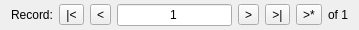
<?xml version="1.0" encoding="UTF-8"?>
<ui version="4.0">
 <class>RecordNavigation</class>
 <widget class="QWidget" name="RecordNavigation">
  <property name="geometry">
   <rect>
    <x>0</x>
    <y>0</y>
    <width>359</width>
    <height>30</height>
   </rect>
  </property>
  <property name="windowTitle">
   <string>Record Navigation</string>
  </property>
  <layout class="QHBoxLayout" name="horizontalLayout">
   <property name="topMargin">
    <number>2</number>
   </property>
   <property name="bottomMargin">
    <number>2</number>
   </property>
   <item>
    <widget class="QLabel" name="titleLabel">
     <property name="text">
      <string>Record:</string>
     </property>
    </widget>
   </item>
   <item>
    <widget class="QToolButton" name="toFirstButton">
     <property name="text">
      <string>|&lt;</string>
     </property>
     <property name="icon">
      <iconset resource="recordnavigator.qrc">
       <normaloff>:/core/images/go-first.png</normaloff>:/core/images/go-first.png</iconset>
     </property>
    </widget>
   </item>
   <item>
    <widget class="QToolButton" name="toPrevoiusButton">
     <property name="text">
      <string>&lt;</string>
     </property>
     <property name="icon">
      <iconset resource="recordnavigator.qrc">
       <normaloff>:/core/images/go-previous.png</normaloff>:/core/images/go-previous.png</iconset>
     </property>
    </widget>
   </item>
   <item>
    <widget class="QLineEdit" name="currentRow">
     <property name="minimumSize">
      <size>
       <width>75</width>
       <height>0</height>
      </size>
     </property>
     <property name="text">
      <string>1</string>
     </property>
     <property name="alignment">
      <set>Qt::AlignCenter</set>
     </property>
    </widget>
   </item>
   <item>
    <widget class="QToolButton" name="toNextButton">
     <property name="text">
      <string>&gt;</string>
     </property>
     <property name="icon">
      <iconset resource="recordnavigator.qrc">
       <normaloff>:/core/images/go-next.png</normaloff>:/core/images/go-next.png</iconset>
     </property>
    </widget>
   </item>
   <item>
    <widget class="QToolButton" name="toLastButton">
     <property name="text">
      <string>&gt;|</string>
     </property>
     <property name="icon">
      <iconset resource="recordnavigator.qrc">
       <normaloff>:/core/images/go-last.png</normaloff>:/core/images/go-last.png</iconset>
     </property>
    </widget>
   </item>
   <item>
    <widget class="QToolButton" name="newButton">
     <property name="text">
      <string>&gt;*</string>
     </property>
     <property name="icon">
      <iconset resource="recordnavigator.qrc">
       <normaloff>:/core/images/document-new.png</normaloff>:/core/images/document-new.png</iconset>
     </property>
    </widget>
   </item>
   <item>
    <widget class="QLabel" name="rowCountLabel">
     <property name="text">
      <string>of 1</string>
     </property>
    </widget>
   </item>
  </layout>
 </widget>
 <resources>
  <include location="recordnavigator.qrc"/>
 </resources>
 <connections/>
</ui>
